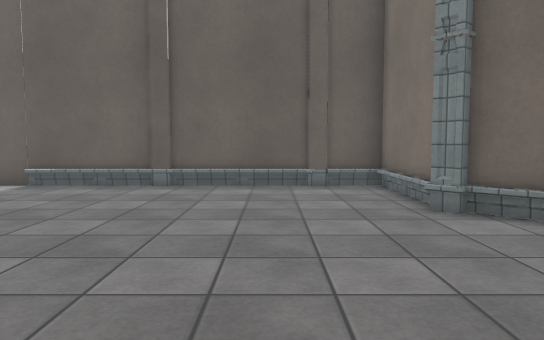
view 1 (above)

12 first-person views from a walk through a Unity game level. The camera is 1.2 m above the floor, tilts 4° down and sees 70° across. The floor is counted in squares, 1 m on a side. Each view is taken from the middle of a square. On the plan, view 1 faces up. The plan holds only what a view shows up to about 15 squares ahead; the rest is blank. The place goes on beyond the plan. Surface patterns are stand-ins for the level's own textures.

view 2
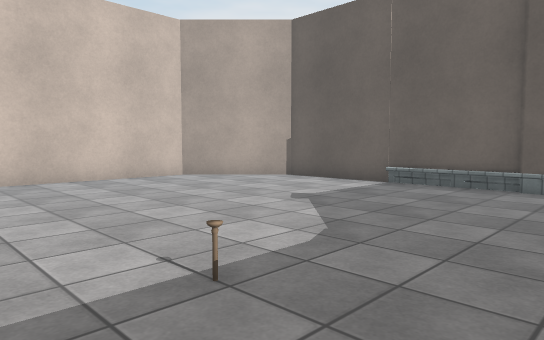

view 3
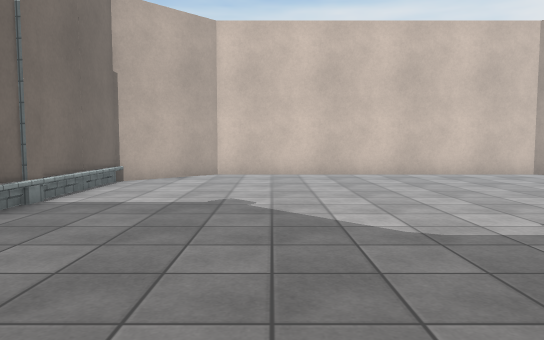

view 4
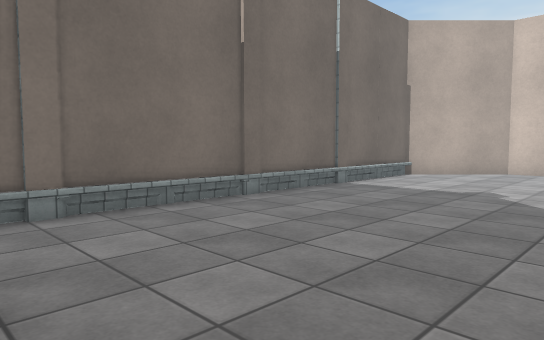

view 5
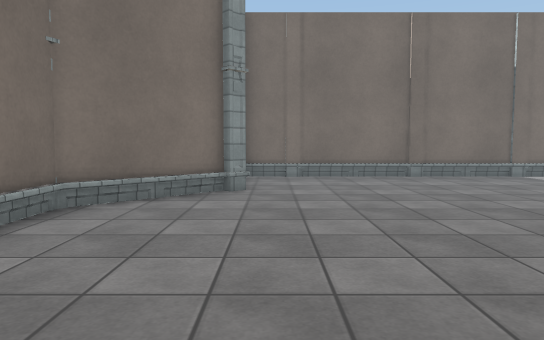

view 6
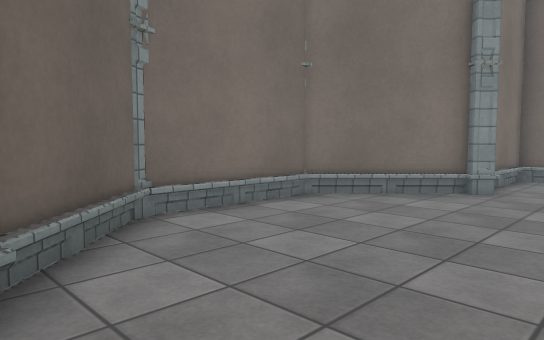

view 7
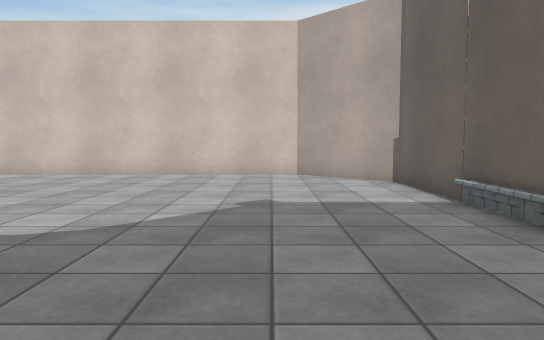

view 8
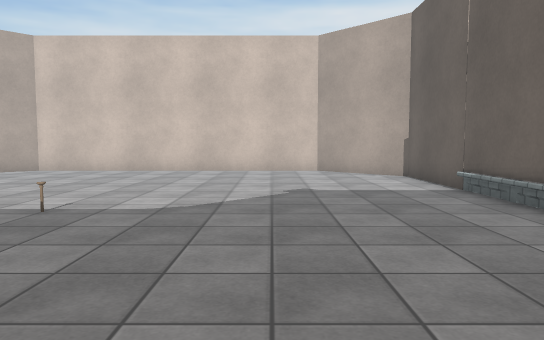

view 9
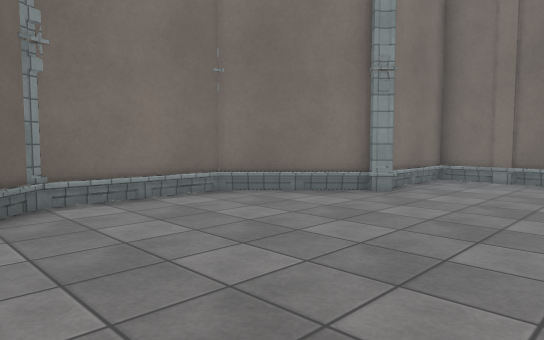

view 10
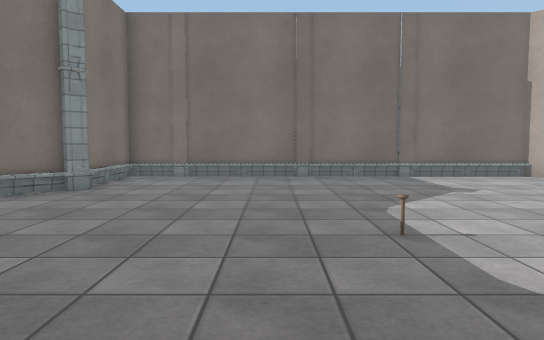

view 11
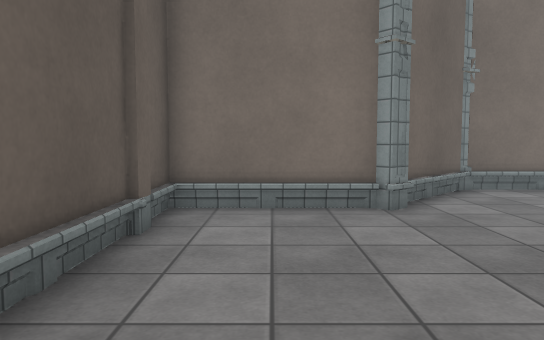

view 12
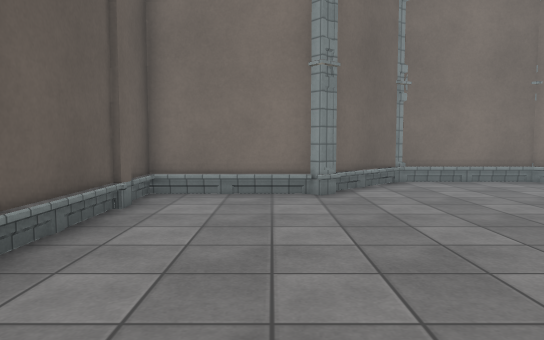

### Floor plan
Points are (right, up) in squares from view 1. A wall is a line through its corners. A room is listed if a view was taken in it or the views show most of it. See-through windows are left out.
Room 1 (views 1, 2, 3, 4, 5, 6, 7, 8, 9, 10, 11, 12)
walls: (2.6, -3) (3, -2.5) (3.2, -2.7) (5.9, 0) (5.9, 4.1) (3.3, 6.7); (3.2, 6.4) (2.9, 6.8); (3.1, 7.1) (3.1, 10.7); (-11, -6.8) (3.1, -6.8); (3.1, -6.7) (3.1, -3.6); (2.9, 10.9) (-10.8, 10.9) (-13.7, 8) (-13.7, -4.1) (-11.1, -6.7)
low walls: (2.9, 6.9) (2.9, 10.7) (-6.9, 10.7); (3.4, -2.1) (4.1, -1.4); (4.4, -1.1) (5.1, -0.4); (4.3, 5.5) (3.4, 6.4); (2.9, -4.4) (2.9, -3.5); (5.3, 4.5) (4.5, 5.3); (-11.1, -6.7) (3.1, -6.7); (2.9, -5.4) (2.9, -4.5); (2.9, -6.4) (2.9, -5.5)

Where each view was taken, in squares from view 1:
view 1: 0 up, 0 right, facing up
view 2: 0 up, 1 left, facing up-left
view 3: 2 down, 1 right, facing left
view 4: 0 up, 3 right, facing down-left
view 5: 7 up, 2 right, facing down
view 6: 7 up, 0 right, facing down-right
view 7: 7 up, 1 right, facing left
view 8: 6 up, 3 right, facing left
view 9: 6 up, 2 left, facing down-right
view 10: 7 up, 2 left, facing down
view 11: 9 up, 4 left, facing right
view 12: 8 up, 6 left, facing right
